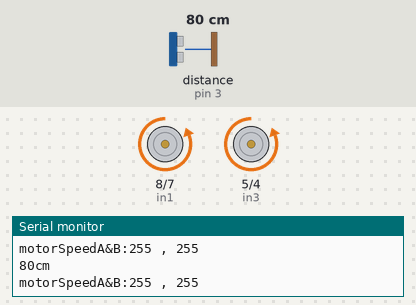
The sketch below on a simulated Arduino Uno, built with avr-gcc and run on an emulated ATmega328P. On the bench: motor-driver pin pairs drawn as motors (green arrow = first pin HIGH = forward, orange = second pin HIGH = backward, longer = more drive, scaled by the enable pin), the last lines printed to the serial monitor. Wiring (inferred from the names in the program): ultrasonic range finder: trigger pin 2; echo pin 3. The inputs (shaded band) are chosen by the test bench; at power-on: distance to the obstacle (sensor on pin 3) 80 cm. The echo pulse lasts 58.3 µs per cm.

Above: at 1.2 s.
1.3 s: distance to the obstacle (sensor on pin 3) set to 13 cm
2.8 s: distance to the obstacle (sensor on pin 3) set to 10 cm
At 3.9 s:
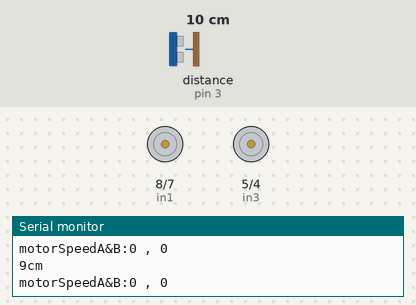
4.3 s: distance to the obstacle (sensor on pin 3) set to 18 cm
At 5.1 s:
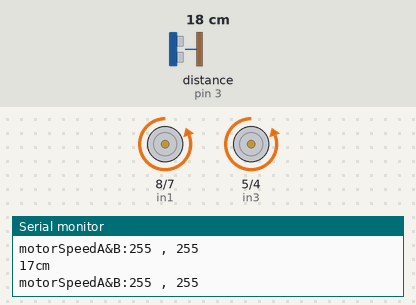
5.8 s: distance to the obstacle (sensor on pin 3) set to 2 cm
At 7.0 s:
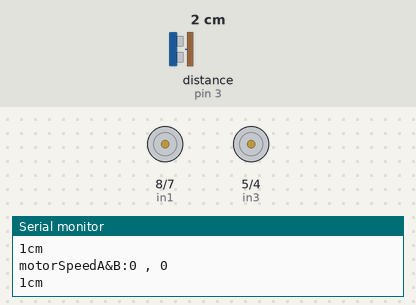
Timing chart, 0 to 8.3 s (numbered marks = the images above; inputs shaded):
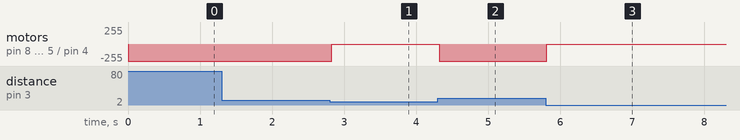

Measured:
- the behaviour switches between 12 and 11 cm on distance to the obstacle (sensor on pin 3) (found by bisection; images 0 and 1)
- after the input at 2.8 s, motor on pin 8 (in1) / pin 7 (in2), motor on pin 5 (in3) / pin 4 (in4): backward 255/255 → stopped at once
- after the input at 4.3 s, motor on pin 8 (in1) / pin 7 (in2), motor on pin 5 (in3) / pin 4 (in4): stopped → backward 255/255 at once
- after the input at 5.8 s, motor on pin 8 (in1) / pin 7 (in2), motor on pin 5 (in3) / pin 4 (in4): backward 255/255 → stopped at once

The sketch:

1st.ino
```cpp
#include <PWM.h>

#define enA 9  //Motor pulse width modulation pin for (left) wheel
#define in1 8
#define in2 7

#define enB 6 //Motor pulse width modulation pin for (right) wheel
#define in3 5
#define in4 4

#define SONAR_OUT 2// SR-04 signal OUT
#define SONAR_IN 3// SR-04 signal IN

const long sensor_threshold = 10.5; // %%%%%%%%%%%%changable 11~10
//const long sensor_threshold = 9.3;
//const long sensor_threshold = 10.5;
int motorSpeedA ;
int motorSpeedB ;

void setup()
{
  Serial.begin(9600);
  pinMode(2,OUTPUT); // SR-04 Trig pin
  pinMode(3,INPUT); // SR-04 Echo pin

  pinMode(enA, OUTPUT);  //Pin Settings
  pinMode(enB, OUTPUT);
  pinMode(in1, OUTPUT);
  pinMode(in2, OUTPUT);
  pinMode(in3, OUTPUT);
  pinMode(in4, OUTPUT);

}

void loop()
{
  long duration, cm;

  digitalWrite(2,HIGH);  // Trig on
  delayMicroseconds(10); // delay(10us)
  digitalWrite(2,LOW); // Trig off

  duration = pulseIn(3,HIGH); // Echo pin: HIGH->Low
  cm = microsecondsToCentimeters(duration); // trasformaion of length

  Serial.print(cm);
  Serial.print("cm");
  Serial.println();
  Serial.println("\n");

  if(cm > sensor_threshold){

    digitalWrite(in1, LOW);   // Go forward
    digitalWrite(in2, HIGH);
    digitalWrite(in3, LOW);
    digitalWrite(in4, HIGH);
    motorSpeedA = 255;   //fastest speed
    motorSpeedB = 255;

  }else{


    motorSpeedA = 0;     //stop
    motorSpeedB = 0;

  }

  analogWrite(enA, motorSpeedA); // Send PWM signal to motor A
  analogWrite(enB, motorSpeedB); // Send PWM signal to motor B

  Serial.print("motorSpeedA&B:");
  Serial.print(motorSpeedA);
  Serial.print(" , ");
  Serial.print(motorSpeedB);
  Serial.println("\n");

  delay(10); // delay(0.01s)

}

long microsecondsToInches(long microseconds)
{
  return microseconds / 74 / 2;
}

long microsecondsToCentimeters(long microseconds)
{
  return microseconds / 29 / 2;
}
```
